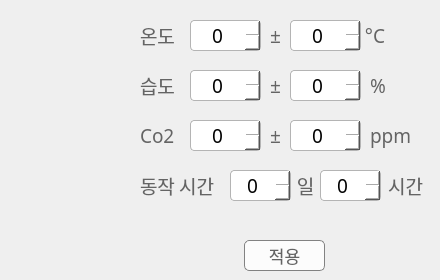
        <widget class="QWidget" name="page_5">
         <widget class="QLabel" name="label_60">
          <property name="geometry">
           <rect>
            <x>370</x>
            <y>70</y>
            <width>41</width>
            <height>31</height>
           </rect>
          </property>
          <property name="font">
           <font>
            <family>나눔스퀘어</family>
            <pointsize>14</pointsize>
            <weight>50</weight>
            <bold>false</bold>
           </font>
          </property>
          <property name="styleSheet">
           <string notr="true">background:transparent;
color:rgb(100,100,100);</string>
          </property>
          <property name="text">
           <string>%</string>
          </property>
         </widget>
         <widget class="QSpinBox" name="auto_humid">
          <property name="geometry">
           <rect>
            <x>190</x>
            <y>70</y>
            <width>71</width>
            <height>31</height>
           </rect>
          </property>
          <property name="palette">
           <palette>
            <active>
             <colorrole role="WindowText">
              <brush brushstyle="SolidPattern">
               <color alpha="255">
                <red>0</red>
                <green>0</green>
                <blue>0</blue>
               </color>
              </brush>
             </colorrole>
             <colorrole role="Button">
              <brush brushstyle="SolidPattern">
               <color alpha="255">
                <red>255</red>
                <green>255</green>
                <blue>255</blue>
               </color>
              </brush>
             </colorrole>
             <colorrole role="Text">
              <brush brushstyle="SolidPattern">
               <color alpha="255">
                <red>0</red>
                <green>0</green>
                <blue>0</blue>
               </color>
              </brush>
             </colorrole>
             <colorrole role="ButtonText">
              <brush brushstyle="SolidPattern">
               <color alpha="255">
                <red>0</red>
                <green>0</green>
                <blue>0</blue>
               </color>
              </brush>
             </colorrole>
             <colorrole role="Base">
              <brush brushstyle="SolidPattern">
               <color alpha="255">
                <red>255</red>
                <green>255</green>
                <blue>255</blue>
               </color>
              </brush>
             </colorrole>
             <colorrole role="Window">
              <brush brushstyle="SolidPattern">
               <color alpha="255">
                <red>255</red>
                <green>255</green>
                <blue>255</blue>
               </color>
              </brush>
             </colorrole>
            </active>
            <inactive>
             <colorrole role="WindowText">
              <brush brushstyle="SolidPattern">
               <color alpha="255">
                <red>0</red>
                <green>0</green>
                <blue>0</blue>
               </color>
              </brush>
             </colorrole>
             <colorrole role="Button">
              <brush brushstyle="SolidPattern">
               <color alpha="255">
                <red>255</red>
                <green>255</green>
                <blue>255</blue>
               </color>
              </brush>
             </colorrole>
             <colorrole role="Text">
              <brush brushstyle="SolidPattern">
               <color alpha="255">
                <red>0</red>
                <green>0</green>
                <blue>0</blue>
               </color>
              </brush>
             </colorrole>
             <colorrole role="ButtonText">
              <brush brushstyle="SolidPattern">
               <color alpha="255">
                <red>0</red>
                <green>0</green>
                <blue>0</blue>
               </color>
              </brush>
             </colorrole>
             <colorrole role="Base">
              <brush brushstyle="SolidPattern">
               <color alpha="255">
                <red>255</red>
                <green>255</green>
                <blue>255</blue>
               </color>
              </brush>
             </colorrole>
             <colorrole role="Window">
              <brush brushstyle="SolidPattern">
               <color alpha="255">
                <red>255</red>
                <green>255</green>
                <blue>255</blue>
               </color>
              </brush>
             </colorrole>
            </inactive>
            <disabled>
             <colorrole role="WindowText">
              <brush brushstyle="SolidPattern">
               <color alpha="255">
                <red>0</red>
                <green>0</green>
                <blue>0</blue>
               </color>
              </brush>
             </colorrole>
             <colorrole role="Button">
              <brush brushstyle="SolidPattern">
               <color alpha="255">
                <red>255</red>
                <green>255</green>
                <blue>255</blue>
               </color>
              </brush>
             </colorrole>
             <colorrole role="Text">
              <brush brushstyle="SolidPattern">
               <color alpha="255">
                <red>0</red>
                <green>0</green>
                <blue>0</blue>
               </color>
              </brush>
             </colorrole>
             <colorrole role="ButtonText">
              <brush brushstyle="SolidPattern">
               <color alpha="255">
                <red>0</red>
                <green>0</green>
                <blue>0</blue>
               </color>
              </brush>
             </colorrole>
             <colorrole role="Base">
              <brush brushstyle="SolidPattern">
               <color alpha="255">
                <red>255</red>
                <green>255</green>
                <blue>255</blue>
               </color>
              </brush>
             </colorrole>
             <colorrole role="Window">
              <brush brushstyle="SolidPattern">
               <color alpha="255">
                <red>255</red>
                <green>255</green>
                <blue>255</blue>
               </color>
              </brush>
             </colorrole>
            </disabled>
           </palette>
          </property>
          <property name="font">
           <font>
            <family>나눔스퀘어</family>
            <pointsize>14</pointsize>
            <weight>50</weight>
            <bold>false</bold>
           </font>
          </property>
          <property name="styleSheet">
           <string notr="true">QSpinBox{
border:1px solid rgb(180,180,180);
border-radius:4px;
color:black;
background-color:white;
}
QSpinBox::up-arrow {
image:url(:/img/resources/up-arrow.png);
}
QSpinBox::down-arrow {
image:url(:/img/resources/down-arrow.png);
}
QSpinBox::up-button {
 width: 15px; 
 height: 15px;
}
QSpinBox::down-button {
 width: 15px; 
 height: 15px;
}</string>
          </property>
          <property name="alignment">
           <set>Qt::AlignCenter</set>
          </property>
          <property name="maximum">
           <number>100</number>
          </property>
         </widget>
         <widget class="QSpinBox" name="auto_temp_range">
          <property name="geometry">
           <rect>
            <x>290</x>
            <y>20</y>
            <width>71</width>
            <height>31</height>
           </rect>
          </property>
          <property name="font">
           <font>
            <family>나눔스퀘어</family>
            <pointsize>14</pointsize>
            <weight>50</weight>
            <bold>false</bold>
           </font>
          </property>
          <property name="styleSheet">
           <string notr="true">QSpinBox{
border:1px solid rgb(180,180,180);
border-radius:4px;
color:black;
background-color:white;
}
QSpinBox::up-arrow {
image:url(:/img/resources/up-arrow.png);
}
QSpinBox::down-arrow {
image:url(:/img/resources/down-arrow.png);
}
QSpinBox::up-button {
 width: 15px; 
 height: 15px;
}
QSpinBox::down-button {
 width: 15px; 
 height: 15px;
}</string>
          </property>
          <property name="alignment">
           <set>Qt::AlignCenter</set>
          </property>
          <property name="minimum">
           <number>-50</number>
          </property>
          <property name="maximum">
           <number>50</number>
          </property>
         </widget>
         <widget class="QLabel" name="label_61">
          <property name="geometry">
           <rect>
            <x>140</x>
            <y>70</y>
            <width>91</width>
            <height>31</height>
           </rect>
          </property>
          <property name="font">
           <font>
            <family>나눔스퀘어</family>
            <pointsize>14</pointsize>
            <weight>50</weight>
            <bold>false</bold>
           </font>
          </property>
          <property name="styleSheet">
           <string notr="true">background:transparent;
color:rgb(100,100,100);</string>
          </property>
          <property name="text">
           <string>습도</string>
          </property>
         </widget>
         <widget class="QLabel" name="label_62">
          <property name="geometry">
           <rect>
            <x>260</x>
            <y>120</y>
            <width>31</width>
            <height>31</height>
           </rect>
          </property>
          <property name="font">
           <font>
            <family>나눔스퀘어</family>
            <pointsize>14</pointsize>
            <weight>50</weight>
            <bold>false</bold>
           </font>
          </property>
          <property name="styleSheet">
           <string notr="true">background:transparent;
color:rgb(100,100,100);</string>
          </property>
          <property name="text">
           <string>±</string>
          </property>
          <property name="alignment">
           <set>Qt::AlignCenter</set>
          </property>
         </widget>
         <widget class="QLabel" name="label_63">
          <property name="geometry">
           <rect>
            <x>140</x>
            <y>170</y>
            <width>91</width>
            <height>31</height>
           </rect>
          </property>
          <property name="font">
           <font>
            <family>나눔스퀘어</family>
            <pointsize>14</pointsize>
            <weight>50</weight>
            <bold>false</bold>
           </font>
          </property>
          <property name="styleSheet">
           <string notr="true">background:transparent;
color:rgb(100,100,100);</string>
          </property>
          <property name="text">
           <string>동작 시간</string>
          </property>
         </widget>
         <widget class="QLabel" name="label_64">
          <property name="geometry">
           <rect>
            <x>370</x>
            <y>120</y>
            <width>41</width>
            <height>31</height>
           </rect>
          </property>
          <property name="font">
           <font>
            <family>나눔스퀘어</family>
            <pointsize>14</pointsize>
            <weight>50</weight>
            <bold>false</bold>
           </font>
          </property>
          <property name="styleSheet">
           <string notr="true">background:transparent;
color:rgb(100,100,100);</string>
          </property>
          <property name="text">
           <string>ppm</string>
          </property>
         </widget>
         <widget class="QLabel" name="label_65">
          <property name="geometry">
           <rect>
            <x>140</x>
            <y>20</y>
            <width>91</width>
            <height>31</height>
           </rect>
          </property>
          <property name="font">
           <font>
            <family>나눔스퀘어</family>
            <pointsize>14</pointsize>
            <weight>50</weight>
            <bold>false</bold>
           </font>
          </property>
          <property name="styleSheet">
           <string notr="true">background:transparent;
color:rgb(100,100,100);</string>
          </property>
          <property name="text">
           <string>온도</string>
          </property>
         </widget>
         <widget class="QLabel" name="label_66">
          <property name="geometry">
           <rect>
            <x>290</x>
            <y>170</y>
            <width>31</width>
            <height>31</height>
           </rect>
          </property>
          <property name="font">
           <font>
            <family>나눔스퀘어</family>
            <pointsize>14</pointsize>
            <weight>50</weight>
            <bold>false</bold>
           </font>
          </property>
          <property name="styleSheet">
           <string notr="true">background:transparent;
color:rgb(100,100,100);</string>
          </property>
          <property name="text">
           <string>일</string>
          </property>
          <property name="alignment">
           <set>Qt::AlignCenter</set>
          </property>
         </widget>
         <widget class="QSpinBox" name="auto_temp">
          <property name="geometry">
           <rect>
            <x>190</x>
            <y>20</y>
            <width>71</width>
            <height>31</height>
           </rect>
          </property>
          <property name="font">
           <font>
            <family>나눔스퀘어</family>
            <pointsize>14</pointsize>
            <weight>50</weight>
            <bold>false</bold>
           </font>
          </property>
          <property name="styleSheet">
           <string notr="true">QSpinBox{
border:1px solid rgb(180,180,180);
border-radius:4px;
color:black;
background-color:white;
}
QSpinBox::up-arrow {
image:url(:/img/resources/up-arrow.png);
}
QSpinBox::down-arrow {
image:url(:/img/resources/down-arrow.png);
}
QSpinBox::up-button {
 width: 15px; 
 height: 15px;
}
QSpinBox::down-button {
 width: 15px; 
 height: 15px;
}</string>
          </property>
          <property name="alignment">
           <set>Qt::AlignCenter</set>
          </property>
          <property name="minimum">
           <number>-50</number>
          </property>
          <property name="maximum">
           <number>50</number>
          </property>
         </widget>
         <widget class="QLabel" name="label_67">
          <property name="geometry">
           <rect>
            <x>360</x>
            <y>20</y>
            <width>31</width>
            <height>31</height>
           </rect>
          </property>
          <property name="font">
           <font>
            <family>나눔스퀘어</family>
            <pointsize>14</pointsize>
            <weight>50</weight>
            <bold>false</bold>
           </font>
          </property>
          <property name="styleSheet">
           <string notr="true">background:transparent;
color:rgb(100,100,100);</string>
          </property>
          <property name="text">
           <string> °C</string>
          </property>
         </widget>
         <widget class="QSpinBox" name="auto_humid_range">
          <property name="geometry">
           <rect>
            <x>290</x>
            <y>70</y>
            <width>71</width>
            <height>31</height>
           </rect>
          </property>
          <property name="font">
           <font>
            <family>나눔스퀘어</family>
            <pointsize>14</pointsize>
            <weight>50</weight>
            <bold>false</bold>
           </font>
          </property>
          <property name="styleSheet">
           <string notr="true">QSpinBox{
border:1px solid rgb(180,180,180);
border-radius:4px;
color:black;
background-color:white;
}
QSpinBox::up-arrow {
image:url(:/img/resources/up-arrow.png);
}
QSpinBox::down-arrow {
image:url(:/img/resources/down-arrow.png);
}
QSpinBox::up-button {
 width: 15px; 
 height: 15px;
}
QSpinBox::down-button {
 width: 15px; 
 height: 15px;
}</string>
          </property>
          <property name="alignment">
           <set>Qt::AlignCenter</set>
          </property>
          <property name="maximum">
           <number>100</number>
          </property>
         </widget>
         <widget class="QPushButton" name="auto_apply">
          <property name="geometry">
           <rect>
            <x>244</x>
            <y>240</y>
            <width>81</width>
            <height>31</height>
           </rect>
          </property>
          <property name="font">
           <font>
            <family>나눔스퀘어</family>
            <pointsize>13</pointsize>
            <weight>50</weight>
            <bold>false</bold>
           </font>
          </property>
          <property name="styleSheet">
           <string notr="true">QPushButton{
border:1px solid rgb(130,130,130);
border-radius:5px;
background-color:rgba(255,255,255,200);
color:rgb(100,100,100);}
QPushButton:pressed{
border:transparent;
background-color:rgba(0,0,0,185);
border-radius:5px;
color:white;}</string>
          </property>
          <property name="text">
           <string>적용</string>
          </property>
         </widget>
         <widget class="QSpinBox" name="auto_hours">
          <property name="geometry">
           <rect>
            <x>320</x>
            <y>170</y>
            <width>61</width>
            <height>31</height>
           </rect>
          </property>
          <property name="font">
           <font>
            <family>나눔스퀘어</family>
            <pointsize>14</pointsize>
            <weight>50</weight>
            <bold>false</bold>
           </font>
          </property>
          <property name="styleSheet">
           <string notr="true">QSpinBox{
border:1px solid rgb(180,180,180);
border-radius:4px;
color:black;
background-color:white;
}
QSpinBox::up-arrow {
image:url(:/img/resources/up-arrow.png);
}
QSpinBox::down-arrow {
image:url(:/img/resources/down-arrow.png);
}
QSpinBox::up-button {
 width: 15px; 
 height: 15px;
}
QSpinBox::down-button {
 width: 15px; 
 height: 15px;
}</string>
          </property>
          <property name="alignment">
           <set>Qt::AlignCenter</set>
          </property>
          <property name="maximum">
           <number>24</number>
          </property>
         </widget>
         <widget class="QLabel" name="label_68">
          <property name="geometry">
           <rect>
            <x>380</x>
            <y>170</y>
            <width>51</width>
            <height>31</height>
           </rect>
          </property>
          <property name="font">
           <font>
            <family>나눔스퀘어</family>
            <pointsize>14</pointsize>
            <weight>50</weight>
            <bold>false</bold>
           </font>
          </property>
          <property name="styleSheet">
           <string notr="true">background:transparent;
color:rgb(100,100,100);</string>
          </property>
          <property name="text">
           <string>시간</string>
          </property>
          <property name="alignment">
           <set>Qt::AlignCenter</set>
          </property>
         </widget>
         <widget class="QLabel" name="label_69">
          <property name="geometry">
           <rect>
            <x>260</x>
            <y>70</y>
            <width>31</width>
            <height>31</height>
           </rect>
          </property>
          <property name="font">
           <font>
            <family>나눔스퀘어</family>
            <pointsize>14</pointsize>
            <weight>50</weight>
            <bold>false</bold>
           </font>
          </property>
          <property name="styleSheet">
           <string notr="true">background:transparent;
color:rgb(100,100,100);</string>
          </property>
          <property name="text">
           <string>±</string>
          </property>
          <property name="alignment">
           <set>Qt::AlignCenter</set>
          </property>
         </widget>
         <widget class="QLabel" name="label_70">
          <property name="geometry">
           <rect>
            <x>140</x>
            <y>120</y>
            <width>91</width>
            <height>31</height>
           </rect>
          </property>
          <property name="font">
           <font>
            <family>나눔스퀘어</family>
            <pointsize>14</pointsize>
            <weight>50</weight>
            <bold>false</bold>
           </font>
          </property>
          <property name="styleSheet">
           <string notr="true">background:transparent;
color:rgb(100,100,100);</string>
          </property>
          <property name="text">
           <string>Co2</string>
          </property>
         </widget>
         <widget class="QSpinBox" name="auto_co2">
          <property name="geometry">
           <rect>
            <x>190</x>
            <y>120</y>
            <width>71</width>
            <height>31</height>
           </rect>
          </property>
          <property name="font">
           <font>
            <family>나눔스퀘어</family>
            <pointsize>14</pointsize>
            <weight>50</weight>
            <bold>false</bold>
           </font>
          </property>
          <property name="styleSheet">
           <string notr="true">QSpinBox{
border:1px solid rgb(180,180,180);
border-radius:4px;
color:black;
background-color:white;
}
QSpinBox::up-arrow {
image:url(:/img/resources/up-arrow.png);
}
QSpinBox::down-arrow {
image:url(:/img/resources/down-arrow.png);
}
QSpinBox::up-button {
 width: 15px; 
 height: 15px;
}
QSpinBox::down-button {
 width: 15px; 
 height: 15px;
}</string>
          </property>
          <property name="alignment">
           <set>Qt::AlignCenter</set>
          </property>
          <property name="maximum">
           <number>1000</number>
          </property>
         </widget>
         <widget class="QSpinBox" name="auto_co2_range">
          <property name="geometry">
           <rect>
            <x>290</x>
            <y>120</y>
            <width>71</width>
            <height>31</height>
           </rect>
          </property>
          <property name="font">
           <font>
            <family>나눔스퀘어</family>
            <pointsize>14</pointsize>
            <weight>50</weight>
            <bold>false</bold>
           </font>
          </property>
          <property name="styleSheet">
           <string notr="true">QSpinBox{
border:1px solid rgb(180,180,180);
border-radius:4px;
color:black;
background-color:white;
}
QSpinBox::up-arrow {
image:url(:/img/resources/up-arrow.png);
}
QSpinBox::down-arrow {
image:url(:/img/resources/down-arrow.png);
}
QSpinBox::up-button {
 width: 15px; 
 height: 15px;
}
QSpinBox::down-button {
 width: 15px; 
 height: 15px;
}</string>
          </property>
          <property name="alignment">
           <set>Qt::AlignCenter</set>
          </property>
          <property name="maximum">
           <number>1000</number>
          </property>
         </widget>
         <widget class="QLabel" name="label_71">
          <property name="geometry">
           <rect>
            <x>260</x>
            <y>20</y>
            <width>31</width>
            <height>31</height>
           </rect>
          </property>
          <property name="font">
           <font>
            <family>나눔스퀘어</family>
            <pointsize>14</pointsize>
            <weight>50</weight>
            <bold>false</bold>
           </font>
          </property>
          <property name="styleSheet">
           <string notr="true">background:transparent;
color:rgb(100,100,100);</string>
          </property>
          <property name="text">
           <string>±</string>
          </property>
          <property name="alignment">
           <set>Qt::AlignCenter</set>
          </property>
         </widget>
         <widget class="QSpinBox" name="auto_days">
          <property name="geometry">
           <rect>
            <x>230</x>
            <y>170</y>
            <width>61</width>
            <height>31</height>
           </rect>
          </property>
          <property name="font">
           <font>
            <family>나눔스퀘어</family>
            <pointsize>14</pointsize>
            <weight>50</weight>
            <bold>false</bold>
           </font>
          </property>
          <property name="styleSheet">
           <string notr="true">QSpinBox{
border:1px solid rgb(180,180,180);
border-radius:4px;
color:black;
background-color:white;
}
QSpinBox::up-arrow {
image:url(:/img/resources/up-arrow.png);
}
QSpinBox::down-arrow {
image:url(:/img/resources/down-arrow.png);
}
QSpinBox::up-button {
 width: 15px; 
 height: 15px;
}
QSpinBox::down-button {
 width: 15px; 
 height: 15px;
}</string>
          </property>
          <property name="alignment">
           <set>Qt::AlignCenter</set>
          </property>
          <property name="maximum">
           <number>50</number>
          </property>
         </widget>
         <zorder>label_60</zorder>
         <zorder>auto_temp_range</zorder>
         <zorder>label_61</zorder>
         <zorder>label_62</zorder>
         <zorder>label_63</zorder>
         <zorder>label_64</zorder>
         <zorder>label_65</zorder>
         <zorder>label_66</zorder>
         <zorder>auto_temp</zorder>
         <zorder>label_67</zorder>
         <zorder>auto_humid_range</zorder>
         <zorder>auto_apply</zorder>
         <zorder>auto_hours</zorder>
         <zorder>label_68</zorder>
         <zorder>label_69</zorder>
         <zorder>label_70</zorder>
         <zorder>auto_co2</zorder>
         <zorder>auto_co2_range</zorder>
         <zorder>label_71</zorder>
         <zorder>auto_days</zorder>
         <zorder>auto_humid</zorder>
        </widget>
